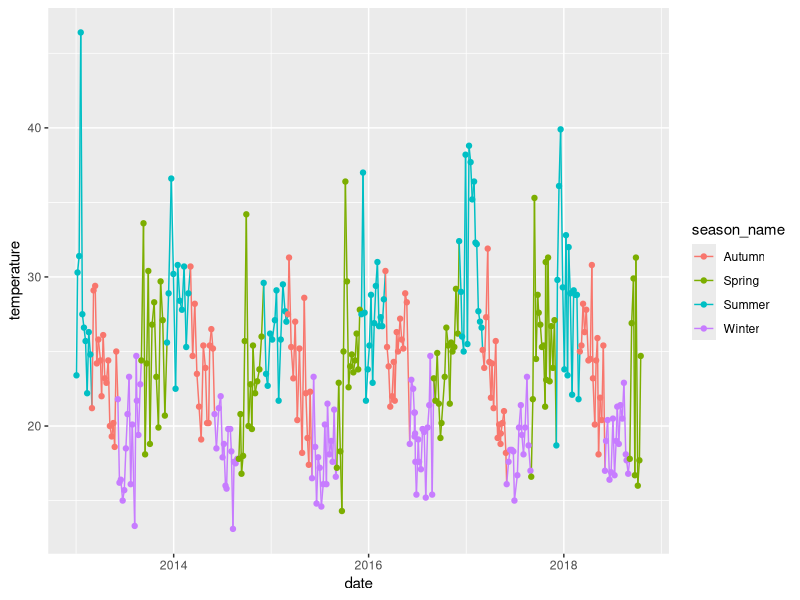
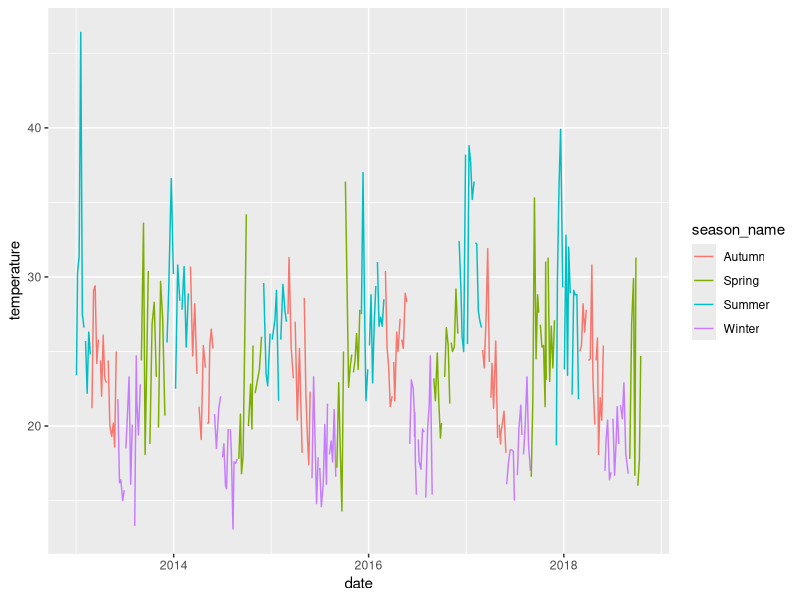
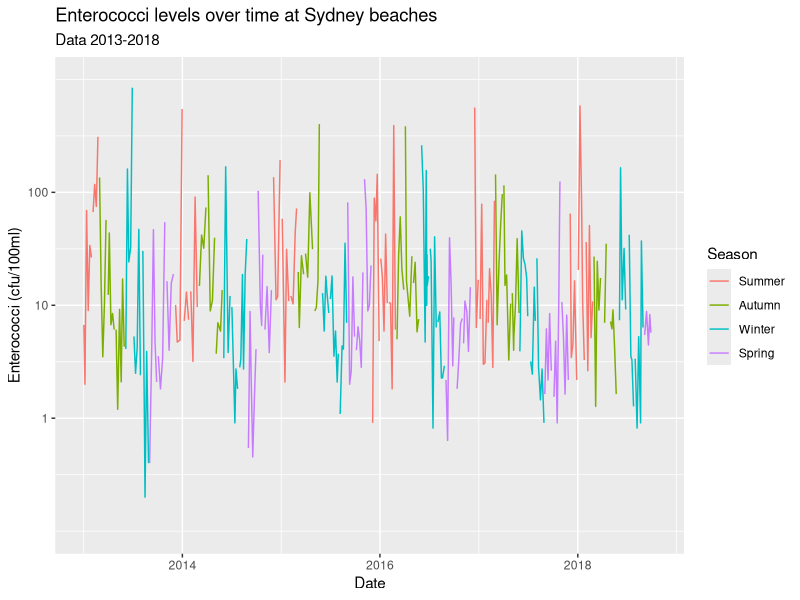

The R script that drew these images, in order:
library(tidyverse)
library(here)
library(gganimate)

beaches <- read_csv(here("data","sydneybeaches3.csv"))


# Here is a plot that we're quite familiar with by now!
a <- ggplot(
  data = beaches,
  mapping = aes(
    x = date,
    y = temperature,
    colour = season_name,
    group = 1
  )
) +
geom_path() +
geom_point()


# As we saw before, we can animate this with the
# transition_time() function. Try running the
# following code (and remember to print it).
b <- a +
  transition_time(date) +
  shadow_mark()

# What happens if you remove the shadow_mark?


# The gganimate package allows you to design other
# kinds of transitions. We won't talk about all of
# them in detail, but... transition_reveal() introduces
# the values of one variable. For example:
c <- a + transition_reveal(date)


# Suppose we wanted to reveal the data one season
# at a time. we can do this, but we're going to
# need to be careful about what happens with the
# lines. Try to use "season" rather than "date"
# and see what happens

#### YOUR-CODE-HERE ####

# Solution:
d <- a + transition_reveal(season)


# An alternative one possibility is to group the
# data using the month_num variable:

e <- ggplot(
  data = beaches,
  mapping = aes(
    x = date,
    y = temperature,
    colour = season_name,
    group = month_num
  )
) + geom_path()

# As usual, take a quick look at the plot e, before
# trying to create the animation. First let's reveal
# the data one "season" at a time.
f <- e + transition_reveal(
  along = season,
  range = c(0,5)
)

# In this code, I've expanded the range from 0 to 5
# rather than 1 to 4 so that there's pause before the
# data start appearing, and it lingers on the final
# season before moving back to the beginning.

# Exercise: create an animation that reveals along
# the "month_num" variable (hint, the range you need
# is 0 to 71).

#### YOUR-CODE-HERE ####

# Solution:
g <- e + transition_reveal(
  along = month_num,
  range = c(0, 71)
)


# Just for fun let's one more with enterococci levels!

h <- ggplot(
  data = beaches,
  mapping = aes(
    x = date,
    y = enterococci,
    colour = reorder(season_name, season),
    group = month_num
  )
) +
  geom_path() +
  scale_y_continuous(
    name = "Enterococci (cfu/100ml)",
    trans = "log10",
    breaks = c(1, 10, 100),
    limits = c(.1, 1000)
  ) +
  scale_color_discrete(name = "Season") +
  labs(
    x = "Date",
    title = "Enterococci levels over time at Sydney beaches",
    subtitle = "Data 2013-2018"
  )

# Again, take a look at the plot h, and then try out
# the animation h below:

i <- h + transition_reveal(
  along = month_num,
  range = c(0, 71)
)

# print(i, type = "cairo")
# anim_save(here("output", "beachbugs.gif"))
